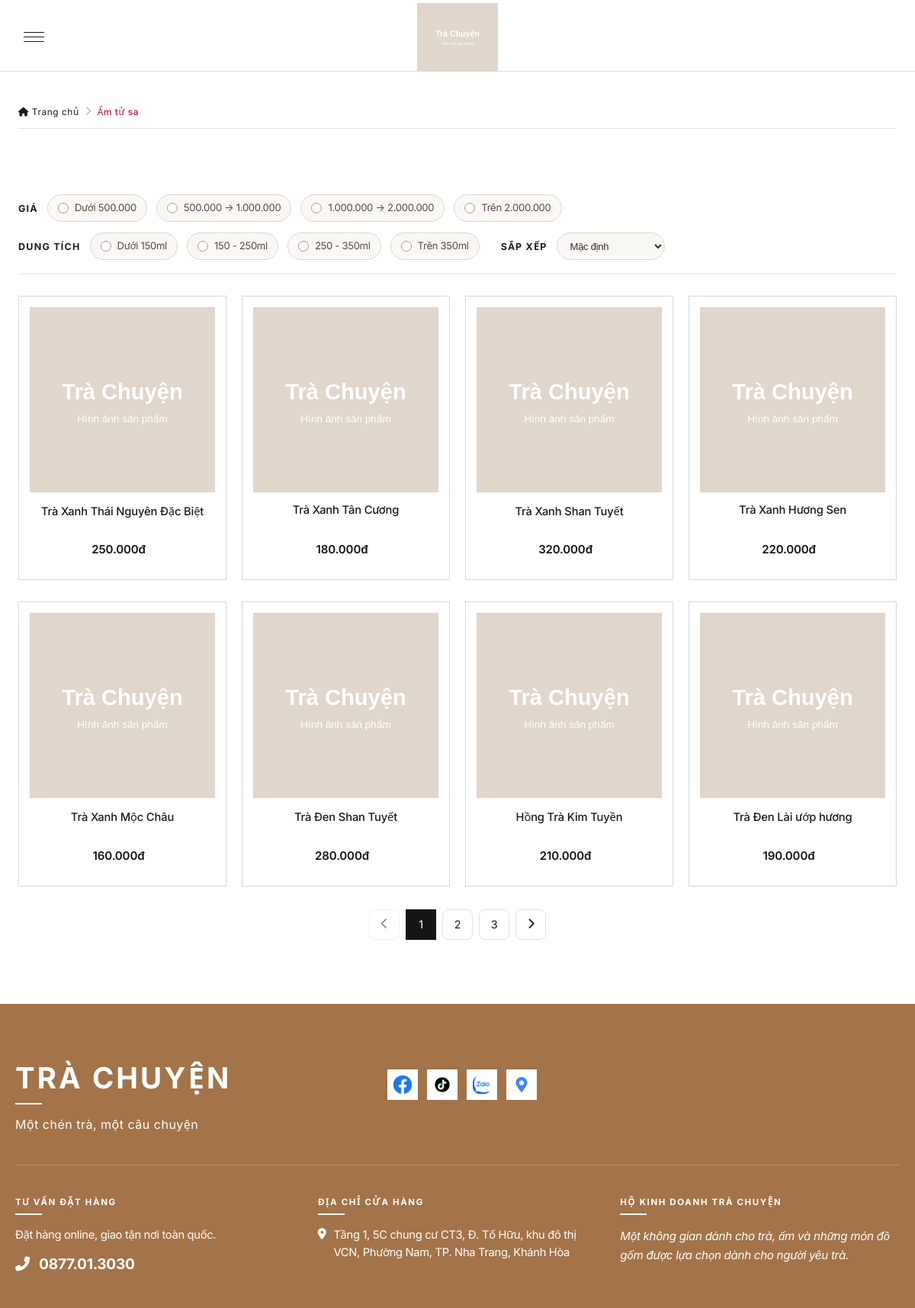
The page /am-tu-sa.php on the database its author committed.
### tables this page shows
CREATE TABLE IF NOT EXISTS products (
  id int NOT NULL AUTO_INCREMENT,
  code varchar(50) DEFAULT NULL COMMENT 'Mã sản phẩm',
  search_key varchar(500) DEFAULT NULL COMMENT 'Từ khóa tìm kiếm không dấu',
  category_id int DEFAULT NULL COMMENT 'ID danh mục, có thể để trống',
  name varchar(255) NOT NULL COMMENT 'Tên sản phẩm',
  slug varchar(255) NOT NULL COMMENT 'Đường dẫn thân thiện',
  description text COMMENT 'Mô tả chi tiết',
  short_description varchar(500) DEFAULT NULL COMMENT 'Mô tả ngắn',
  price decimal(15,2) NOT NULL COMMENT 'Giá hiện tại',
  old_price decimal(15,2) DEFAULT NULL COMMENT 'Giá cũ (để hiển thị giảm giá)',
  badge enum('hot','sale','new','') DEFAULT '' COMMENT 'Nhãn dán: Hot, Sale, Mới',
  image_url varchar(255) DEFAULT NULL COMMENT 'Ảnh đại diện',
  rating_avg decimal(2,1) DEFAULT 0.0 COMMENT 'Điểm đánh giá trung bình',
  review_count int DEFAULT 0 COMMENT 'Tổng số lượt đánh giá',
  is_best_seller tinyint(1) DEFAULT 0 COMMENT 'Sản phẩm bán chạy',
  stock_quantity int DEFAULT 0 COMMENT 'Số lượng tồn kho',
  capacity int DEFAULT NULL COMMENT 'Dung tích (ml)',
  is_active tinyint(1) DEFAULT 1 COMMENT 'Trạng thái hoạt động',
  views int DEFAULT 0 COMMENT 'Số lượt xem',
  created_at timestamp NULL DEFAULT CURRENT_TIMESTAMP,
  updated_at timestamp NULL DEFAULT CURRENT_TIMESTAMP ON UPDATE CURRENT_TIMESTAMP,
  PRIMARY KEY (id),
  UNIQUE KEY slug (slug),
  UNIQUE KEY uk_products_code (code),
  KEY category_id (category_id),
  CONSTRAINT products_ibfk_1 FOREIGN KEY (category_id) REFERENCES categories (id) ON DELETE SET NULL
);

### am-tu-sa.php (called while the page is built, shortened)
<?php
require_once __DIR__ . '/config/db.php';
require_once __DIR__ . '/admin/product/model.php';
$PL_baseFile        = 'am-tu-sa.php';
$PL_breadcrumbLabel = 'Ấm tử sa';
$PL_fixedSlug       = '';
$PL_rootSlug        = 'amtusa';
require __DIR__ . '/includes/product-listing.php';

### config/db.php (called while the page is built, shortened)
<?php
function db(): PDO
{
    static $pdo = null;
    if ($pdo === null) {
        $dsn = 'mysql:host=' . DB_HOST . ';dbname=' . DB_NAME . ';charset=' . DB_CHARSET;
        try {
            $pdo = new PDO($dsn, DB_USER, DB_PASS, [
                PDO::ATTR_ERRMODE            => PDO::ERRMODE_EXCEPTION,
                PDO::ATTR_DEFAULT_FETCH_MODE => PDO::FETCH_ASSOC,
                PDO::ATTR_EMULATE_PREPARES   => false,
            ]);
        } catch (PDOException $e) {
            error_log('Database connection failed: ' . $e->getMessage());
            http_response_code(500);
            die('Máy chủ đang gặp sự cố. Vui lòng thử lại sau.');
        }
    }
    return $pdo;
}
function e(?string $value): string
{
    return htmlspecialchars((string)$value, ENT_QUOTES, 'UTF-8');
}
function formatPrice($price): string
{
    return number_format((float)$price, 0, ',', '.');
}
function url(string $path): string
{
    return BASE_URL . $path;
}
function productImage(?string $imageUrl): string
{
    $placeholder = url('/img/placeholder.svg');
    $imageUrl = trim((string)$imageUrl);
    if ($imageUrl === '' || str_contains($imageUrl, 'via.placeholder.com')) {
        return $placeholder;
    }
    return url('/' . ltrim($imageUrl, '/'));
}

### admin/product/model.php (called while the page is built, shortened)
<?php
function getAllProducts(array $filters = [], int $page = 1, int $perPage = 8): array
{
    $where  = [];
    $params = [];
    if (!empty($filters['active_only'])) {
        $where[] = 'p.is_active = 1';
    }
    $whereSql = $where ? ('WHERE ' . implode(' AND ', $where)) : '';
    $sortMap = [
        'newest'     => 'p.created_at DESC',
        'oldest'     => 'p.created_at ASC',
        'price-asc'  => 'p.price ASC',
        'price-desc' => 'p.price DESC',
        'name'       => 'p.name ASC',
        'rating'     => 'p.rating_avg DESC',
        'best'       => 'p.is_best_seller DESC, p.created_at DESC',
    ];
    $sort = $sortMap[$filters['sort'] ?? 'newest'] ?? 'p.created_at DESC';
    $countStmt = db()->prepare("SELECT COUNT(*) FROM products p $whereSql");
    $countStmt->execute($params);
    $total = (int)$countStmt->fetchColumn();
    $offset = ($page - 1) * $perPage;
    $stmt = db()->prepare("SELECT p.*, c.name AS category_name, c.slug AS category_slug
                           FROM products p
                           LEFT JOIN categories c ON c.id = p.category_id
                           $whereSql
                           ORDER BY $sort
                           LIMIT $perPage OFFSET $offset");
    $stmt->execute($params);
    $items = $stmt->fetchAll();
    return ['items' => $items, 'total' => $total];
}

### includes/product-listing.php (the view, shortened to what this page needs)
<?php
$PL_baseFile  = $PL_baseFile ?? 'product.php';
$PL_fixedSlug = $PL_fixedSlug ?? '';
$PL_rootSlug  = $PL_rootSlug ?? '';
$q          = trim($_GET['q'] ?? '');
$sort       = $_GET['sort'] ?? 'default';
$page       = max(1, (int)($_GET['page'] ?? 1));
$perPage    = 8;
$PRICE_BRACKETS = [
    'duoi-500'  => [null, 500000],
    '500-1m'    => [500000, 1000000],
    '1m-2m'     => [1000000, 2000000],
    'tren-2m'   => [2000000, null],
];
$priceRange = trim((string)($_GET['price_range'] ?? ''));
if (!isset($PRICE_BRACKETS[$priceRange])) {
    $priceRange = '';
}
$bracket  = $priceRange !== '' ? $PRICE_BRACKETS[$priceRange] : null;
$minPrice = $bracket ? ($bracket[0] !== null ? (string)$bracket[0] : '') : '';
$maxPrice = $bracket ? ($bracket[1] !== null ? (string)$bracket[1] : '') : '';
$CAPACITY_BRACKETS = [
    'lt-150'   => [null, 150],
    '150-250'  => [150, 250],
    '250-350'  => [250, 350],
    'gt-350'   => [350, null],
];
$CAPACITY_LABELS = [
    'lt-150'   => 'Dưới 150ml',
    '150-250'  => '150 - 250ml',
    '250-350'  => '250 - 350ml',
    'gt-350'   => 'Trên 350ml',
];
$capacity = trim((string)($_GET['capacity'] ?? ''));
if (!isset($CAPACITY_BRACKETS[$capacity])) {
    $capacity = '';
}
$showCapacityFilter = ($PL_fixedSlug === 'am-tu-sa' || $PL_rootSlug === 'amtusa');
$dbSort = match ($sort) {
    'price-asc'  => 'price-asc',
    'price-desc' => 'price-desc',
    'name'       => 'name',
    default      => 'newest',
};
$listFilters = [
    'search'      => $q,
    'min_price'   => $minPrice,
    'max_price'   => $maxPrice,
    'sort'        => $dbSort,
    'active_only' => true,
];
$result      = getAllProducts($listFilters, $page, $perPage);
$products    = $result['items'];
$total       = $result['total'];
$totalPages  = max(1, (int)ceil($total / $perPage));
$capacityOptions = $showCapacityFilter ? array_keys($CAPACITY_BRACKETS) : [];
function plBuildUrl(string $baseFile, array $overrides): string
{
    $qs = $_GET;
    foreach ($overrides as $k => $v) {
        if ($v === '' || $v === null) {
            unset($qs[$k]);
        } else {
            $qs[$k] = $v;
        }
    }
    return $baseFile . '?' . http_build_query($qs);
}
function plProductCard(array $p): string
{
    $badge = '';
    if (!empty($p['badge'])) {
        $cls = match ($p['badge']) { 'hot' => '', 'sale' => 'sale', 'new' => 'new', default => '' };
        $label = match ($p['badge']) { 'hot' => 'Hot', 'sale' => 'Sale', 'new' => 'Mới', default => '' };
        $badge = '<div class="product-badge ' . $cls . '">' . $label . '</div>';
    }
    $img = productImage($p['image_url']);
    $price = $p['old_price']
        ? '<span class="current-price">' . formatPrice($p['price']) . 'đ</span><span class="old-price">' . formatPrice($p['old_price']) . 'đ</span>'
        : '<span class="current-price">' . formatPrice($p['price']) . 'đ</span>';
    return '<div class="product-item" data-id="' . (int)$p['id'] . '">
        ' . $badge . '
        <a href="productdetal.php?id=' . (int)$p['id'] . '">
            <img src="' . e($img) . '" alt="' . e($p['name']) . '">
            <h3>' . e($p['name']) . '</h3>
        </a>
        ' . (!empty($p['capacity']) ? '<div class="product-capacity">Dung tích: ' . (int)$p['capacity'] . 'ml</div>' : '') . '
        <div class="product-price">' . $price . '</div>
    </div>';
}
$extraCssLinks  = '<link rel="stylesheet" href="css/product.css">';
require __DIR__ . '/header.php';
?>
<div class="container products-page">
    <div class="breadcrumb">
        <a href="index.php"><i class="fas fa-home"></i> Trang chủ</a>
        <span class="separator"><i class="fas fa-chevron-right"></i></span>
        <span class="current"><?= e($PL_breadcrumbLabel) ?></span>
    </div>
    <div class="products-layout">
        <aside class="products-sidebar">
            <form class="filter-sidebar" method="get" action="<?= e($PL_baseFile) ?>">
                <div class="filter-group">
                    <h4 class="filter-title">Giá</h4>
                    <?php foreach ($PRICE_BRACKETS as $_prKey => $_prRange): ?>
                        <label class="filter-option">
                            <input type="radio" name="price_range" value="<?= e($_prKey) ?>"
                                   <?= $priceRange === $_prKey ? 'checked' : '' ?>>
                            <?php if ($_prRange[0] === null): ?>
                                Dưới <?= formatPrice($_prRange[1]) ?>
                            <?php elseif ($_prRange[1] === null): ?>
                                Trên <?= formatPrice($_prRange[0]) ?>
                            <?php else: ?>
                                <?= formatPrice($_prRange[0]) ?> → <?= formatPrice($_prRange[1]) ?>
                            <?php endif; ?>
                        </label>
                    <?php endforeach; ?>
                </div>
                <?php if ($showCapacityFilter): ?>
                <div class="filter-group capacity-filter-group">
                    <h4 class="filter-title">Dung tích</h4>
                    <?php if ($capacityOptions): ?>
                        <?php foreach ($capacityOptions as $capKey): ?>
                            <label class="filter-option">
                                <input type="radio" name="capacity" value="<?= e($capKey) ?>"
                                       <?= $capacity === $capKey ? 'checked' : '' ?>>
                                <?= e($CAPACITY_LABELS[$capKey]) ?>
                            </label>
                        <?php endforeach; ?>
                    <?php else: ?>
                        <p class="filter-empty">Không có lựa chọn</p>
                    <?php endif; ?>
                </div>
                <?php endif; ?>
                <div class="filter-group">
                    <h4 class="filter-title">Sắp xếp</h4>
                    <select name="sort">
                        <option value="default" <?= $sort === 'default' ? 'selected' : '' ?>>Mặc định</option>
                    </select>
                </div>
            </form>
        </aside>
        <section class="products-content">
            <div class="products-grid" id="productsGrid">
                <?php if (!$products): ?>
                    <div class="no-products" style="grid-column: 1/-1;">
                        <i class="fas fa-leaf"></i>
                        <h3>Không có sản phẩm</h3>
                        <p>Không tìm thấy sản phẩm phù hợp với bộ lọc của bạn.</p>
                    </div>
                <?php else: foreach ($products as $p): ?>
                    <?= plProductCard($p) ?>
                <?php endforeach; endif; ?>
            </div>
            <?php if ($totalPages > 1): ?>
                <div class="pagination" id="pagination">
                    <a class="<?= $page <= 1 ? 'disabled' : '' ?>" href="<?= e(plBuildUrl($PL_baseFile, ['page' => $page - 1])) ?>"><i class="fas fa-chevron-left"></i></a>
                    <?php for ($i = 1; $i <= $totalPages; $i++): ?>
                        <?php if ($i === $page): ?>
                            <a class="active"><?= $i ?></a>
                        <?php elseif ($i === 1 || $i === $totalPages || abs($i - $page) <= 2): ?>
                            <a href="<?= e(plBuildUrl($PL_baseFile, ['page' => $i])) ?>"><?= $i ?></a>
                        <?php elseif ($i === $page - 3 || $i === $page + 3): ?>
                            <span>...</span>
                        <?php endif; ?>
                    <?php endfor; ?>
                    <a class="<?= $page >= $totalPages ? 'disabled' : '' ?>" href="<?= e(plBuildUrl($PL_baseFile, ['page' => $page + 1])) ?>"><i class="fas fa-chevron-right"></i></a>
                </div>
            <?php endif; ?>
        </section>
    </div>
</div>
<?php
require __DIR__ . '/footer.php';

### rows shown on the page
products: name "Trà Xanh Thái Nguyên Đặc Biệt", price "250.000"
products: name "Trà Xanh Tân Cương", price "180.000"
products: name "Trà Xanh Shan Tuyết", price "320.000"
products: name "Trà Xanh Hương Sen", price "220.000"
products: name "Trà Xanh Mộc Châu", price "160.000"
products: name "Trà Đen Shan Tuyết", price "280.000"
products: name "Hồng Trà Kim Tuyền", price "210.000"
products: name "Trà Đen Lài ướp hương", price "190.000"

### other values the page prints
$PL_breadcrumbLabel "Ấm tử sa"
formatPrice($_prRange[1]) "500.000"
formatPrice($_prRange[0]) "500.000"
formatPrice($_prRange[1]) "1.000.000"
formatPrice($_prRange[0]) "1.000.000"
formatPrice($_prRange[1]) "2.000.000"
formatPrice($_prRange[0]) "2.000.000"
$CAPACITY_LABELS[$capKey] "Dưới 150ml"
$CAPACITY_LABELS[$capKey] "150 - 250ml"
$CAPACITY_LABELS[$capKey] "250 - 350ml"
$CAPACITY_LABELS[$capKey] "Trên 350ml"
